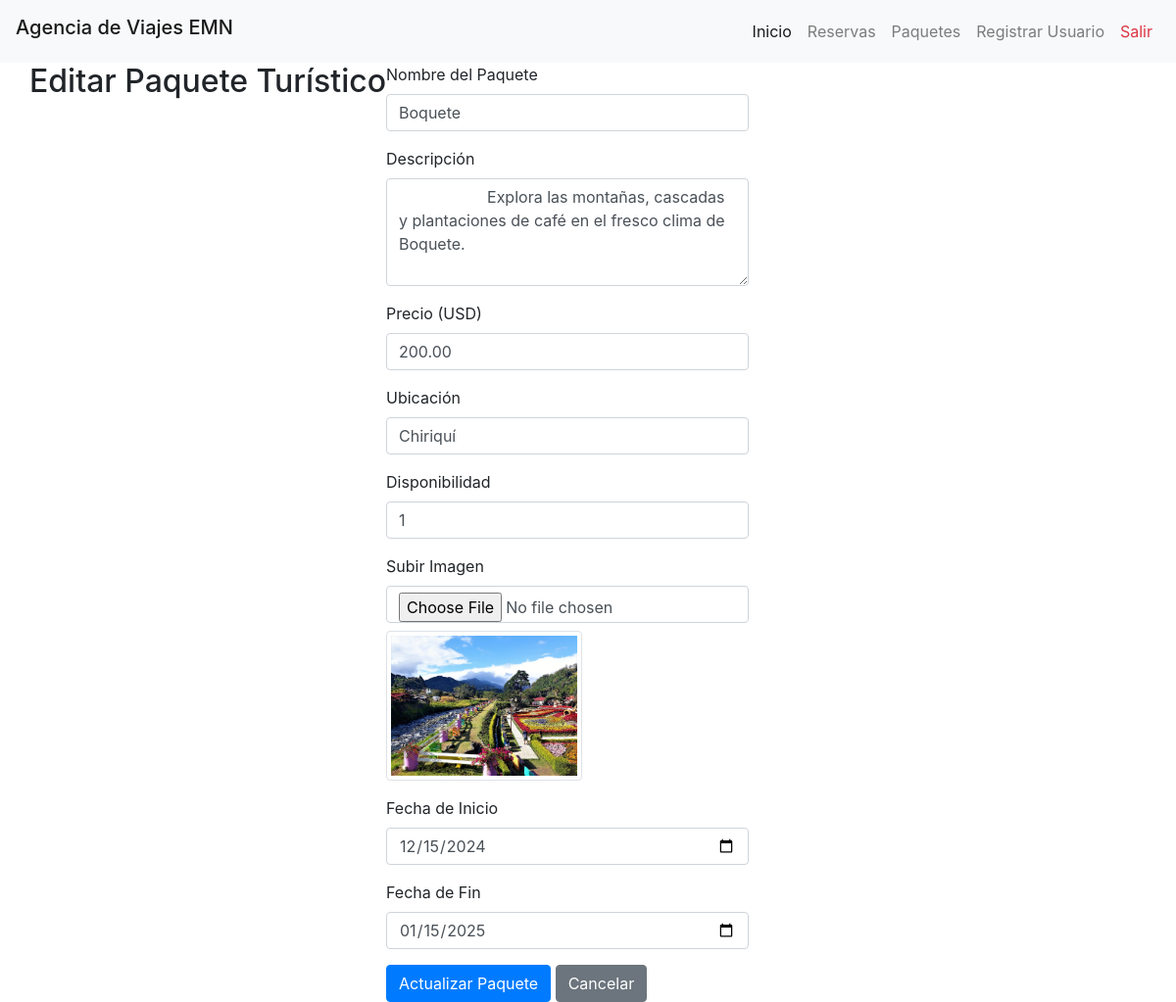
The app's page /paqueteeditar.php?id=4 (signed in) with its own data.
### tables this page shows
CREATE TABLE paquetes (
    id INT AUTO_INCREMENT PRIMARY KEY,
    nombre VARCHAR(255) NOT NULL,
    descripcion TEXT NOT NULL,
    precio DECIMAL(10, 2) NOT NULL,
    disponibilidad INT NOT NULL,
    ubicacion VARCHAR(255) NOT NULL,
    fecha_inicio DATE NOT NULL,
    fecha_fin DATE NOT NULL,
    imagen_url VARCHAR(255) NULL
);

### Modelos/Paquetes.php (called while the page is built, shortened)
<?php
class Paquetes
{
    private $conn;
    public function __construct($db)
    {
        $this->conn = $db;
    }
    public function obtenerPaquete($id)
    {
        try {
            $stmt = $this->conn->prepare("SELECT * FROM paquetes WHERE id = :id");
            $stmt->bindParam(":id", $id);
            $stmt->execute();
            $result = $stmt->fetchAll(PDO::FETCH_ASSOC);
            return $result;
        } catch (PDOException $e) {
            echo "Error: " . $e->getMessage();
        }
    }
}

### paqueteeditar.php (the view, shortened to what this page needs)
<!DOCTYPE html>
<html lang="es">
<head>
    <link rel="stylesheet" href="https://stackpath.bootstrapcdn.com/bootstrap/4.5.2/css/bootstrap.min.css">
</head>
<body>
    <?php include_once 'componentes/navbar.php'; ?>
    <div class="container">
        <div class="row">
            <?php
            require_once 'Modelos/Paquetes.php';
            $db = new Conexion();
            $db = $db->conectar();
            $paquetes = new Paquetes($db);
            $paquete = $paquetes->obtenerPaquete($_GET['id'])[0];
            ?>
            <h2 class="text-center">Editar Paquete Turístico</h2>
            <form action="paqueteactualizar.php" method="POST" enctype="multipart/form-data">
                <div class="mb-3">
                    <label for="nombre" class="form-label">Nombre del Paquete</label>
                    <input type="text" class="form-control" id="nombre" name="nombre"
                        value="<?php echo $paquete['nombre']; ?>" required>
                </div>
                <div class="mb-3">
                    <label for="descripcion" class="form-label">Descripción</label>
                    <textarea class="form-control" id="descripcion" name="descripcion" rows="4" required>
                    <?php echo htmlspecialchars($paquete['descripcion']); ?>
                </textarea>
                </div>
                <div class="mb-3">
                    <label for="precio" class="form-label">Precio (USD)</label>
                    <input type="number" step="0.01" class="form-control" id="precio" name="precio"
                        value="<?php echo htmlspecialchars($paquete['precio']); ?>" required>
                </div>
                <div class="mb-3">
                    <label for="ubicacion" class="form-label">Ubicación</label>
                    <input type="text" class="form-control" id="ubicacion" name="ubicacion"
                        value="<?php echo htmlspecialchars($paquete['ubicacion']); ?>" required>
                </div>
                <div class="mb-3">
                    <label for="disponibilidad" class="form-label">Disponibilidad</label>
                    <input type="number" class="form-control" id="disponibilidad" name="disponibilidad"
                        value="<?php echo htmlspecialchars($paquete['disponibilidad']); ?>" required>
                </div>
                <div class="mb-3">
                    <label for="imagen" class="form-label">Subir Imagen</label>
                    <input type="file" class="form-control" id="imagen" name="imagen">
                    <?php if (!empty($paquete['imagen_url'])): ?>
                        <img src="<?php echo htmlspecialchars($paquete['imagen_url']); ?>"
                            alt="Imagen actual" class="img-thumbnail mt-2" width="200">
                    <?php endif; ?>
                </div>
                <div class="mb-3">
                    <label for="fecha_inicio" class="form-label">Fecha de Inicio</label>
                    <input type="date" class="form-control" id="fecha_inicio" name="fecha_inicio"
                        value="<?php echo htmlspecialchars($paquete['fecha_inicio']); ?>" required>
                </div>
                <div class="mb-3">
                    <label for="fecha_fin" class="form-label">Fecha de Fin</label>
                    <input type="date" class="form-control" id="fecha_fin" name="fecha_fin"
                        value="<?php echo htmlspecialchars($paquete['fecha_fin']); ?>" required>
                </div>
                <button type="submit" class="btn btn-primary">Actualizar Paquete</button>
                <a href="index.php" class="btn btn-secondary">Cancelar</a>
            </form>
        </div>
    </div>
</body>
</html>

### records on screen
paquetes: nombre "Boquete", descripcion "Explora las montañas, cascadas y plantaciones de café en el fresco clima de Boquete.", precio "200.00", ubicacion "Chiriquí", disponibilidad "1", imagen_url (picture), fecha_inicio "12/15/2024", fecha_fin "01/15/2025"
